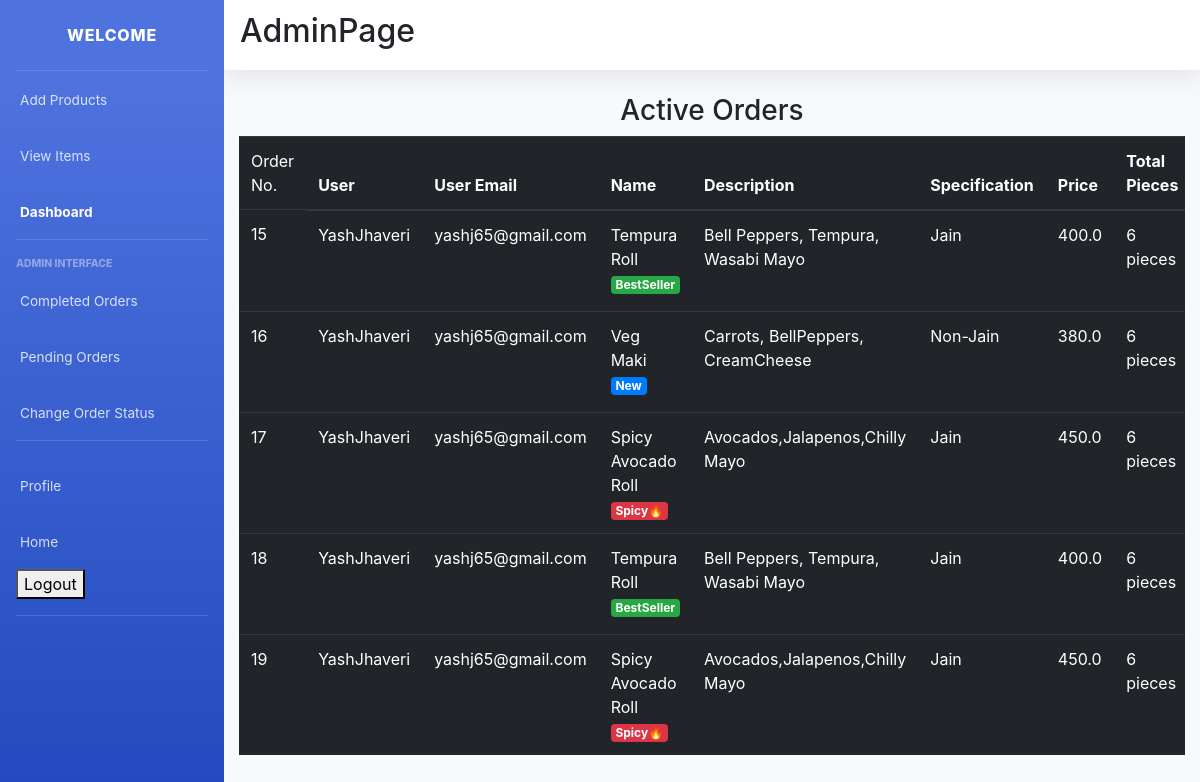
Before: /pending_orders/ (signed in) with the older database file.
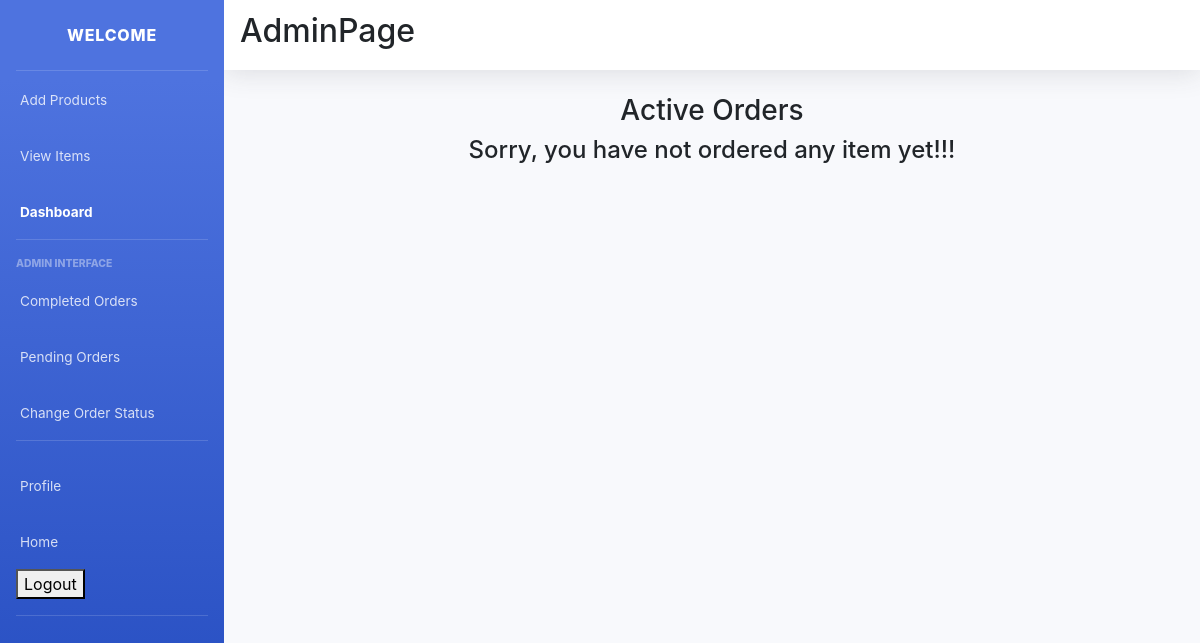
After: the same page with the newer database file.
### main/models.py (models this page shows, shortened)
class CartItems(models.Model):
    ORDER_STATUS = (
        ('Active', 'Active'),
        ('Delivered', 'Delivered')
    )
    user = models.ForeignKey(User, on_delete=models.CASCADE)
    item = models.ForeignKey(Item, on_delete=models.CASCADE)
    ordered = models.BooleanField(default=False)
    quantity = models.IntegerField(default=1)
    ordered_date = models.DateField(default=timezone.now)
    status = models.CharField(max_length=20, choices=ORDER_STATUS, default='Active')
    delivery_date = models.DateField(default=timezone.now)
    class Meta:
        verbose_name = 'Cart Item'
        verbose_name_plural = 'Cart Items'

class Item(models.Model):
    LABELS = (
        ('BestSeller', 'BestSeller'),
        ('New', 'New'),
        ('Spicy🔥', 'Spicy🔥'),
    )
    LABEL_COLOUR = (
        ('danger', 'danger'),
        ('success', 'success'),
        ('primary', 'primary'),
        ('info', 'info')
    )
    title = models.CharField(max_length=150)
    description = models.CharField(max_length=250,blank=True)
    price = models.FloatField()
    pieces = models.IntegerField(default=6)
    instructions = models.CharField(max_length=250,default="Jain Option Available")
    image = models.ImageField(default='default.png', upload_to='images/')
    labels = models.CharField(max_length=25, choices=LABELS, blank=True)
    label_colour = models.CharField(max_length=15, choices=LABEL_COLOUR, blank=True)
    slug = models.SlugField(default="sushi_name")
    created_by = models.ForeignKey(User, on_delete=models.CASCADE)

### main/decorators.py (the view)
    def wrapper_func(request, *args, **kwargs):
        group = Group.objects.get(user = request.user)
        if group.name == 'admin_owner':
            return view_func(request, *args, **kwargs)
        else:
            return redirect('/')

### main/views.py (called while the page is built)
@login_required(login_url='/accounts/login/')
@admin_required
def pending_orders(request):
    items = CartItems.objects.filter(ordered=True,status="Active").order_by('-ordered_date')
    context = {
        'items':items,
    }
    return render(request, 'main/pending_orders.html', context)

### main/templates/main/pending_orders.html (shortened to what this page needs)
{% extends "main/layout2.html" %}
{% block content %}
<div class="cart">
        <div class="row">
            <div class="col-sm-12">
                <h3 class="text-center">Active Orders</h3>
                {% if items %}
                <div class="table-responsive">
                    <table class="table table-dark">
                        <thead>
                        <tr>
                            <td scope="col">Order No.</td>
                            <th scope="col">User</th>
                            <th scope="col">User Email</th>
                            <th scope="col">Name</th>
                            <th scope="col">Description</th>
                            <th scope="col">Specification</th>
                            <th scope="col">Price</th>
                            <th scope="col">Total Pieces</th>
                        </tr>
                        </thead>
                        <tbody>
                            {% for item in items %}
                        <tr>
                            <td>{{ item.id }}</td>
                            <td>{{ item.user.username }}</td>
                            <td>{{ item.user.email}}</td>
                            <td>{{ item.item.title }} <span class="badge badge-{{ item.item.label_colour }}">{{ item.item.labels }}</span></td>
                            <td>{{ item.item.description }}</td>
                            <td>{{ item.item.instructions }}</td>
                            <td>{{ item.item.price }}</td>
                            <td>{{ item.item.pieces }} pieces</td>
                        </tr>
                            {% endfor %}
                        </tbody>
                    </table>
                </div>
                {% else %}
                <h4 class="text-center">Sorry, you have not ordered any item yet!!!</h4>
                {% endif %}
            </div>
        </div>
</div>
{% endblock content %}

Changed rows visible on the page:
removed CartItems: id "15", user.username "YashJhaveri", user.email "yashj65@gmail.com", item "Tempura Roll", item.labels "BestSeller", item.description "Bell Peppers, Tempura, Wasabi Mayo", item.instructions "Jain", item.price "400.0", item.pieces "6"
removed CartItems: id "16", user.username "YashJhaveri", user.email "yashj65@gmail.com", item "Veg Maki", item.labels "New", item.description "Carrots, BellPeppers, CreamCheese", item.instructions "Non-Jain", item.price "380.0", item.pieces "6"
removed CartItems: id "17", user.username "YashJhaveri", user.email "yashj65@gmail.com", item "Spicy Avocado Roll", item.labels "Spicy🔥", item.description "Avocados,Jalapenos,Chilly Mayo", item.instructions "Jain", item.price "450.0", item.pieces "6"
removed CartItems: id "18", user.username "YashJhaveri", user.email "yashj65@gmail.com", item "Tempura Roll", item.labels "BestSeller", item.description "Bell Peppers, Tempura, Wasabi Mayo", item.instructions "Jain", item.price "400.0", item.pieces "6"
removed CartItems: id "19", user.username "YashJhaveri", user.email "yashj65@gmail.com", item "Spicy Avocado Roll", item.labels "Spicy🔥", item.description "Avocados,Jalapenos,Chilly Mayo", item.instructions "Jain", item.price "450.0", item.pieces "6"
Other visible differences:
text no longer shown: "Order No. User User Email Name Description Specification Price Total Pieces"
text now shown: "Sorry, you have not ordered any item yet!!!"
